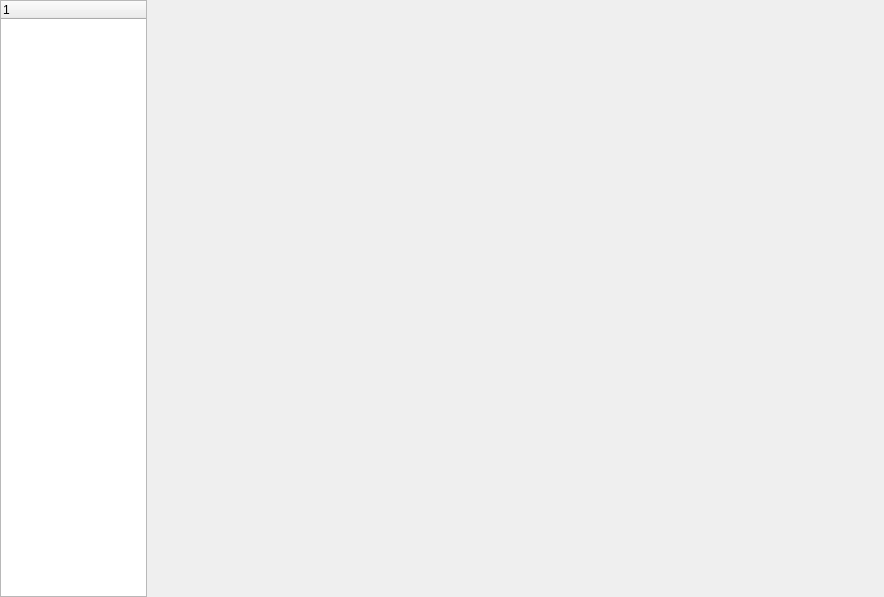
<?xml version="1.0" encoding="UTF-8"?>
<ui version="4.0">
 <class>MainWindow</class>
 <widget class="QMainWindow" name="MainWindow">
  <property name="geometry">
   <rect>
    <x>0</x>
    <y>0</y>
    <width>884</width>
    <height>597</height>
   </rect>
  </property>
  <property name="windowTitle">
   <string>MainWindow</string>
  </property>
  <widget class="QWidget" name="centralWidget">
   <layout class="QHBoxLayout" name="horizontalLayout" stretch="1,5">
    <property name="spacing">
     <number>0</number>
    </property>
    <property name="leftMargin">
     <number>0</number>
    </property>
    <property name="topMargin">
     <number>0</number>
    </property>
    <property name="rightMargin">
     <number>0</number>
    </property>
    <property name="bottomMargin">
     <number>0</number>
    </property>
    <item>
     <widget class="QTreeWidget" name="treeWidget">
      <column>
       <property name="text">
        <string notr="true">1</string>
       </property>
      </column>
     </widget>
    </item>
    <item>
     <widget class="QStackedWidget" name="stackedWidget">
      <widget class="QWidget" name="page"/>
      <widget class="QWidget" name="page_2"/>
     </widget>
    </item>
   </layout>
  </widget>
 </widget>
 <layoutdefault spacing="6" margin="11"/>
 <resources/>
 <connections/>
</ui>
